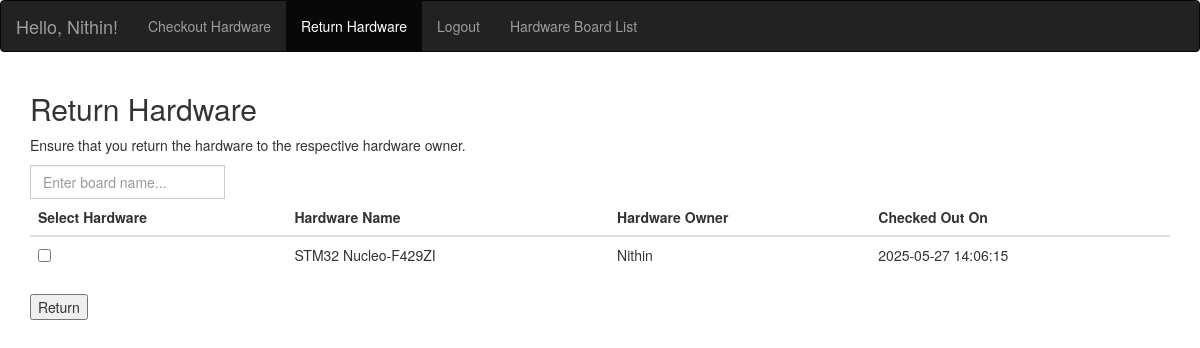
Page /return (signed in) on the committed database.
### models.py (models this page shows, shortened)
class User(UserMixin, db.Model):
    __tablename__ = 'user'
    id = db.Column(db.Integer, primary_key=True)
    username = db.Column(db.String(150), unique=True, nullable=False)
    password_hash = db.Column(db.String(128), nullable=False)
    privilege_level = db.Column(db.String(50), nullable=False, default='user')
    approval_status = db.Column(db.String(50), nullable=False, default='pending')

class Checkout(db.Model):
    __tablename__ = 'checkout'
    id = db.Column(db.Integer, primary_key=True)
    user_id = db.Column(db.Integer, db.ForeignKey('user.id'), nullable=False)
    hardware_id = db.Column(db.Integer, db.ForeignKey('hardware.id'), nullable=False)
    checkout_date = db.Column(db.DateTime, default=db.func.current_timestamp())
    return_date = db.Column(db.DateTime, nullable=True)
    state = db.Column(db.String(150), nullable=False)
    hw_leaser = db.relationship('User', backref=db.backref('hw_leaser_name', lazy=True))
    hardware = db.relationship('Hardware', back_populates='checkouts')

class Hardware(db.Model):
    __tablename__ = 'hardware'
    id = db.Column(db.Integer, primary_key=True)
    name = db.Column(db.String(150), nullable=False)
    count = db.Column(db.Integer, nullable=False)
    owner_id = db.Column(db.Integer, db.ForeignKey('user.id'), nullable=False)
    hw_owner = db.relationship('User', backref=db.backref('hw_owner_name', lazy=True))
    checkouts = db.relationship('Checkout', back_populates='hardware')

### app.py (the view, shortened to what this page needs)
@app.route('/return', methods=['GET', 'POST'])
@login_required
def return_hardware():
    checkouts = Checkout.query.filter(
        Checkout.user_id == current_user.id,
        Checkout.state == 'taken').all()
    return render_template('return.html', checkouts=checkouts)

### app.py (called while the page is built)
@login_manager.user_loader
def load_user(user_id):
    return User.query.get(int(user_id))

### templates/return.html (shortened to what this page needs)
<!DOCTYPE html>
<html lang="en">
<head>
    <link rel="stylesheet" href="https://maxcdn.bootstrapcdn.com/bootstrap/3.4.1/css/bootstrap.min.css">
</head>
<body>
    <nav class="navbar navbar-inverse">
        <div class="container-fluid">
            <div class="navbar-header">
                {% if current_user.is_authenticated %}
                <a class="navbar-brand" href="{{url_for('index')}}">Hello, {{ current_user.username }}!</a>
                {% else %}
                <a class="navbar-brand" href="{{url_for('index')}}">Hello!</a>
                {% endif %}
            </div>
            <ul class="nav navbar-nav">
                {% if current_user.is_authenticated %}
                <li><a href="{{ url_for('checkout') }}">Checkout Hardware</a></li>
                <li class="active"><a href="{{ url_for('return_hardware') }}">Return Hardware</a></li>
                <li><a href="{{ url_for('logout') }}">Logout</a></li>
                {% else %}
                <li><a href="{{ url_for('login') }}">Login</a></li>
                <li><a href="{{ url_for('signup') }}">Sign Up</a></li>
                {% endif %}
                <li><a href="{{ url_for('hardware_list') }}">Hardware Board List</a></li>
            </ul>
        </div>
    </nav>
    <div class="container">
        <h2>Return Hardware</h2>
        <p>Ensure that you return the hardware to the respective hardware owner.</p>
        <div class="input-group mb-3 mw-100">
            <input type="text" class="form-control live-search-box" aria-label="target_name"
                placeholder="Enter board name..." aria-describedby="inputGroup-sizing-default">
        </div>
        <form id="returnForm" method="POST">
            <div class="table-responsive">
                <table class="table">
                    <thead>
                        <tr>
                            <th>Select Hardware</th>
                            <th>Hardware Name</th>
                            <th>Hardware Owner</th>
                            <th>Checked Out On</th>
                        </tr>
                    </thead>
                    <tbody class="live-search-list" id="hardwareList">
                        {% for checkout in checkouts %}
                        <tr>
                            <td>
                                <div>
                                    <input type="checkbox" name="checkout_ids" value="{{ checkout.id }}">
                                </div>
                            </td>
                            <td>{{ checkout.hardware.name }}</td>
                            <td>{{ checkout.hardware.hw_owner.username }}</td>
                            <td>{{ checkout.checkout_date }}</td>
                        </tr>
                        {% endfor %}
                    </tbody>
                </table>
            </div>
            <button id="returnButton" type="button" onClick="checkCheckboxes()">Return</button>
        </form>
    </div>
</body>
</html>

### rows in the picture
User: username "Nithin"
Checkout: hardware.name "STM32 Nucleo-F429ZI", hardware.hw_owner.username "Nithin", checkout_date "2025-05-27 14:06:15"
